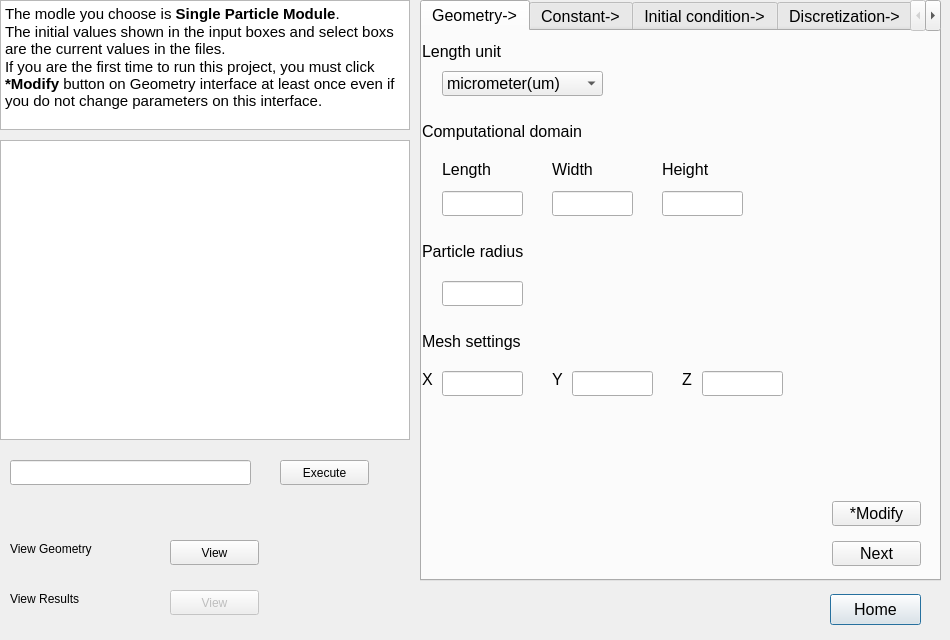
<?xml version="1.0" encoding="UTF-8"?>
<ui version="4.0">
 <class>CarbonInterface</class>
 <widget class="QDialog" name="CarbonInterface">
  <property name="geometry">
   <rect>
    <x>0</x>
    <y>0</y>
    <width>950</width>
    <height>640</height>
   </rect>
  </property>
  <property name="windowTitle">
   <string>Dialog</string>
  </property>
  <widget class="QPushButton" name="c_back_Button">
   <property name="geometry">
    <rect>
     <x>830</x>
     <y>594</y>
     <width>91</width>
     <height>31</height>
    </rect>
   </property>
   <property name="font">
    <font>
     <pointsize>12</pointsize>
    </font>
   </property>
   <property name="text">
    <string>Home</string>
   </property>
  </widget>
  <widget class="QTextBrowser" name="textBrowser">
   <property name="geometry">
    <rect>
     <x>0</x>
     <y>0</y>
     <width>410</width>
     <height>130</height>
    </rect>
   </property>
   <property name="html">
    <string>&lt;!DOCTYPE HTML PUBLIC &quot;-//W3C//DTD HTML 4.0//EN&quot; &quot;http://www.w3.org/TR/REC-html40/strict.dtd&quot;&gt;
&lt;html&gt;&lt;head&gt;&lt;meta name=&quot;qrichtext&quot; content=&quot;1&quot; /&gt;&lt;style type=&quot;text/css&quot;&gt;
p, li { white-space: pre-wrap; }
&lt;/style&gt;&lt;/head&gt;&lt;body style=&quot; font-family:'Ubuntu'; font-size:11pt; font-weight:400; font-style:normal;&quot;&gt;
&lt;p style=&quot; margin-top:0px; margin-bottom:0px; margin-left:0px; margin-right:0px; -qt-block-indent:0; text-indent:0px;&quot;&gt;The modle you choose is &lt;span style=&quot; font-weight:600;&quot;&gt;Single Particle Module&lt;/span&gt;. &lt;/p&gt;
&lt;p style=&quot; margin-top:0px; margin-bottom:0px; margin-left:0px; margin-right:0px; -qt-block-indent:0; text-indent:0px;&quot;&gt;The initial values shown in the input boxes and select boxs are the current values in the files.&lt;/p&gt;
&lt;p style=&quot; margin-top:0px; margin-bottom:0px; margin-left:0px; margin-right:0px; -qt-block-indent:0; text-indent:0px;&quot;&gt;If you are the first time to run this project, you must click &lt;span style=&quot; font-weight:600;&quot;&gt;*Modify&lt;/span&gt; button on Geometry interface at least once even if you do not change parameters on this interface. &lt;/p&gt;&lt;/body&gt;&lt;/html&gt;</string>
   </property>
  </widget>
  <widget class="QTextEdit" name="terminal_output_window">
   <property name="geometry">
    <rect>
     <x>0</x>
     <y>140</y>
     <width>410</width>
     <height>300</height>
    </rect>
   </property>
  </widget>
  <widget class="QLineEdit" name="command_input_lineEdit">
   <property name="enabled">
    <bool>true</bool>
   </property>
   <property name="geometry">
    <rect>
     <x>10</x>
     <y>460</y>
     <width>241</width>
     <height>25</height>
    </rect>
   </property>
  </widget>
  <widget class="QPushButton" name="pushButton">
   <property name="enabled">
    <bool>true</bool>
   </property>
   <property name="geometry">
    <rect>
     <x>280</x>
     <y>460</y>
     <width>89</width>
     <height>25</height>
    </rect>
   </property>
   <property name="text">
    <string>Execute</string>
   </property>
  </widget>
  <widget class="QTabWidget" name="tabWidget">
   <property name="geometry">
    <rect>
     <x>420</x>
     <y>0</y>
     <width>521</width>
     <height>581</height>
    </rect>
   </property>
   <property name="font">
    <font>
     <pointsize>12</pointsize>
    </font>
   </property>
   <property name="tabPosition">
    <enum>QTabWidget::North</enum>
   </property>
   <property name="currentIndex">
    <number>0</number>
   </property>
   <widget class="QWidget" name="tab">
    <attribute name="title">
     <string>Geometry-&gt;</string>
    </attribute>
    <widget class="QComboBox" name="unit_select_box">
     <property name="geometry">
      <rect>
       <x>20</x>
       <y>40</y>
       <width>161</width>
       <height>25</height>
      </rect>
     </property>
     <item>
      <property name="text">
       <string>micrometer(um)</string>
      </property>
     </item>
     <item>
      <property name="text">
       <string>millimeter(mm)</string>
      </property>
     </item>
     <item>
      <property name="text">
       <string>meter(m)</string>
      </property>
     </item>
    </widget>
    <widget class="QLabel" name="label">
     <property name="geometry">
      <rect>
       <x>0</x>
       <y>10</y>
       <width>171</width>
       <height>21</height>
      </rect>
     </property>
     <property name="text">
      <string>Length unit</string>
     </property>
    </widget>
    <widget class="QLabel" name="label_5">
     <property name="geometry">
      <rect>
       <x>240</x>
       <y>130</y>
       <width>91</width>
       <height>17</height>
      </rect>
     </property>
     <property name="text">
      <string>Height</string>
     </property>
    </widget>
    <widget class="QLineEdit" name="length_lineEdit">
     <property name="geometry">
      <rect>
       <x>20</x>
       <y>160</y>
       <width>81</width>
       <height>25</height>
      </rect>
     </property>
    </widget>
    <widget class="QLineEdit" name="width_lineEdit">
     <property name="geometry">
      <rect>
       <x>130</x>
       <y>160</y>
       <width>81</width>
       <height>25</height>
      </rect>
     </property>
    </widget>
    <widget class="QLabel" name="label_4">
     <property name="geometry">
      <rect>
       <x>130</x>
       <y>130</y>
       <width>81</width>
       <height>17</height>
      </rect>
     </property>
     <property name="text">
      <string>Width</string>
     </property>
    </widget>
    <widget class="QLabel" name="label_2">
     <property name="geometry">
      <rect>
       <x>0</x>
       <y>90</y>
       <width>271</width>
       <height>21</height>
      </rect>
     </property>
     <property name="text">
      <string>Computational domain</string>
     </property>
    </widget>
    <widget class="QLabel" name="label_3">
     <property name="geometry">
      <rect>
       <x>20</x>
       <y>130</y>
       <width>81</width>
       <height>17</height>
      </rect>
     </property>
     <property name="text">
      <string>Length</string>
     </property>
    </widget>
    <widget class="QLineEdit" name="height_lineEdit">
     <property name="geometry">
      <rect>
       <x>240</x>
       <y>160</y>
       <width>81</width>
       <height>25</height>
      </rect>
     </property>
    </widget>
    <widget class="QLineEdit" name="radius_lineEdit">
     <property name="geometry">
      <rect>
       <x>20</x>
       <y>250</y>
       <width>81</width>
       <height>25</height>
      </rect>
     </property>
    </widget>
    <widget class="QLabel" name="label_6">
     <property name="geometry">
      <rect>
       <x>0</x>
       <y>210</y>
       <width>141</width>
       <height>21</height>
      </rect>
     </property>
     <property name="text">
      <string>Particle radius</string>
     </property>
    </widget>
    <widget class="QLineEdit" name="z_divide_lineEdit">
     <property name="geometry">
      <rect>
       <x>280</x>
       <y>340</y>
       <width>81</width>
       <height>25</height>
      </rect>
     </property>
    </widget>
    <widget class="QLabel" name="label_8">
     <property name="geometry">
      <rect>
       <x>0</x>
       <y>340</y>
       <width>16</width>
       <height>17</height>
      </rect>
     </property>
     <property name="text">
      <string>X</string>
     </property>
    </widget>
    <widget class="QLabel" name="label_9">
     <property name="geometry">
      <rect>
       <x>130</x>
       <y>340</y>
       <width>16</width>
       <height>17</height>
      </rect>
     </property>
     <property name="text">
      <string>Y</string>
     </property>
    </widget>
    <widget class="QLabel" name="label_10">
     <property name="geometry">
      <rect>
       <x>260</x>
       <y>340</y>
       <width>16</width>
       <height>17</height>
      </rect>
     </property>
     <property name="text">
      <string>Z</string>
     </property>
    </widget>
    <widget class="QLineEdit" name="x_divide_lineEdit">
     <property name="geometry">
      <rect>
       <x>20</x>
       <y>340</y>
       <width>81</width>
       <height>25</height>
      </rect>
     </property>
    </widget>
    <widget class="QLabel" name="label_7">
     <property name="geometry">
      <rect>
       <x>0</x>
       <y>300</y>
       <width>271</width>
       <height>21</height>
      </rect>
     </property>
     <property name="text">
      <string>Mesh settings</string>
     </property>
    </widget>
    <widget class="QLineEdit" name="y_divide_lineEdit">
     <property name="geometry">
      <rect>
       <x>150</x>
       <y>340</y>
       <width>81</width>
       <height>25</height>
      </rect>
     </property>
    </widget>
    <widget class="QPushButton" name="change_geometry_button">
     <property name="geometry">
      <rect>
       <x>410</x>
       <y>470</y>
       <width>89</width>
       <height>25</height>
      </rect>
     </property>
     <property name="text">
      <string>*Modify</string>
     </property>
    </widget>
    <widget class="QPushButton" name="run_geometry_button">
     <property name="geometry">
      <rect>
       <x>410</x>
       <y>510</y>
       <width>89</width>
       <height>25</height>
      </rect>
     </property>
     <property name="text">
      <string>Next</string>
     </property>
    </widget>
   </widget>
   <widget class="QWidget" name="tab_2">
    <attribute name="title">
     <string>Constant-&gt;</string>
    </attribute>
    <widget class="QLabel" name="label_11">
     <property name="geometry">
      <rect>
       <x>20</x>
       <y>20</y>
       <width>181</width>
       <height>17</height>
      </rect>
     </property>
     <property name="font">
      <font>
       <pointsize>12</pointsize>
      </font>
     </property>
     <property name="text">
      <string>&lt;html&gt;&lt;head/&gt;&lt;body&gt;&lt;p&gt;D&lt;span style=&quot; vertical-align:sub;&quot;&gt;s&lt;/span&gt; value(m&lt;span style=&quot; vertical-align:super;&quot;&gt;2&lt;/span&gt;/s)&lt;/p&gt;&lt;/body&gt;&lt;/html&gt;</string>
     </property>
    </widget>
    <widget class="QLineEdit" name="DS_lineEdit">
     <property name="geometry">
      <rect>
       <x>20</x>
       <y>50</y>
       <width>113</width>
       <height>25</height>
      </rect>
     </property>
    </widget>
    <widget class="QLabel" name="label_12">
     <property name="geometry">
      <rect>
       <x>20</x>
       <y>90</y>
       <width>201</width>
       <height>17</height>
      </rect>
     </property>
     <property name="font">
      <font>
       <pointsize>12</pointsize>
      </font>
     </property>
     <property name="text">
      <string>&lt;html&gt;&lt;head/&gt;&lt;body&gt;&lt;p&gt;C&lt;span style=&quot; vertical-align:sub;&quot;&gt;s&lt;/span&gt; max(mol/m&lt;span style=&quot; vertical-align:super;&quot;&gt;3&lt;/span&gt;)&lt;/p&gt;&lt;/body&gt;&lt;/html&gt;</string>
     </property>
    </widget>
    <widget class="QLineEdit" name="CS_lineEdit">
     <property name="geometry">
      <rect>
       <x>20</x>
       <y>120</y>
       <width>113</width>
       <height>25</height>
      </rect>
     </property>
    </widget>
    <widget class="QLabel" name="label_13">
     <property name="geometry">
      <rect>
       <x>20</x>
       <y>160</y>
       <width>211</width>
       <height>17</height>
      </rect>
     </property>
     <property name="font">
      <font>
       <pointsize>12</pointsize>
      </font>
     </property>
     <property name="text">
      <string>&lt;html&gt;&lt;head/&gt;&lt;body&gt;&lt;p&gt;K&lt;span style=&quot; vertical-align:sub;&quot;&gt;react&lt;/span&gt;(m&lt;span style=&quot; vertical-align:super;&quot;&gt;2.5&lt;/span&gt;/(mol&lt;span style=&quot; vertical-align:super;&quot;&gt;0.5&lt;/span&gt;s))&lt;/p&gt;&lt;/body&gt;&lt;/html&gt;</string>
     </property>
    </widget>
    <widget class="QLineEdit" name="KReact_lineEdit">
     <property name="geometry">
      <rect>
       <x>20</x>
       <y>190</y>
       <width>113</width>
       <height>25</height>
      </rect>
     </property>
    </widget>
    <widget class="QLabel" name="label_14">
     <property name="geometry">
      <rect>
       <x>20</x>
       <y>230</y>
       <width>131</width>
       <height>17</height>
      </rect>
     </property>
     <property name="font">
      <font>
       <pointsize>12</pointsize>
      </font>
     </property>
     <property name="text">
      <string>R(J/(mol*K))</string>
     </property>
    </widget>
    <widget class="QLabel" name="label_15">
     <property name="geometry">
      <rect>
       <x>20</x>
       <y>300</y>
       <width>111</width>
       <height>17</height>
      </rect>
     </property>
     <property name="font">
      <font>
       <pointsize>12</pointsize>
      </font>
     </property>
     <property name="text">
      <string>F(C/mol)</string>
     </property>
    </widget>
    <widget class="QLabel" name="label_16">
     <property name="geometry">
      <rect>
       <x>20</x>
       <y>370</y>
       <width>111</width>
       <height>17</height>
      </rect>
     </property>
     <property name="font">
      <font>
       <pointsize>12</pointsize>
      </font>
     </property>
     <property name="text">
      <string>&lt;html&gt;&lt;head/&gt;&lt;body&gt;&lt;p&gt;C&lt;span style=&quot; vertical-align:sub;&quot;&gt;e&lt;/span&gt;(mol/m&lt;span style=&quot; vertical-align:super;&quot;&gt;3&lt;/span&gt;)&lt;/p&gt;&lt;/body&gt;&lt;/html&gt;</string>
     </property>
    </widget>
    <widget class="QLineEdit" name="R_lineEdit">
     <property name="geometry">
      <rect>
       <x>20</x>
       <y>260</y>
       <width>113</width>
       <height>25</height>
      </rect>
     </property>
    </widget>
    <widget class="QLineEdit" name="Ce_lineEdit">
     <property name="geometry">
      <rect>
       <x>20</x>
       <y>400</y>
       <width>113</width>
       <height>25</height>
      </rect>
     </property>
    </widget>
    <widget class="QLineEdit" name="F_lineEdit">
     <property name="geometry">
      <rect>
       <x>20</x>
       <y>330</y>
       <width>113</width>
       <height>25</height>
      </rect>
     </property>
    </widget>
    <widget class="QLabel" name="label_17">
     <property name="geometry">
      <rect>
       <x>270</x>
       <y>20</y>
       <width>101</width>
       <height>17</height>
      </rect>
     </property>
     <property name="font">
      <font>
       <pointsize>12</pointsize>
      </font>
     </property>
     <property name="text">
      <string>&lt;html&gt;&lt;head/&gt;&lt;body&gt;&lt;p&gt;alpha&lt;span style=&quot; vertical-align:sub;&quot;&gt;A&lt;/span&gt;&lt;/p&gt;&lt;/body&gt;&lt;/html&gt;</string>
     </property>
    </widget>
    <widget class="QLabel" name="label_18">
     <property name="geometry">
      <rect>
       <x>270</x>
       <y>90</y>
       <width>91</width>
       <height>17</height>
      </rect>
     </property>
     <property name="font">
      <font>
       <pointsize>12</pointsize>
      </font>
     </property>
     <property name="text">
      <string>alpha&lt;sub&gt;C&lt;/sub&gt;</string>
     </property>
    </widget>
    <widget class="QLabel" name="label_19">
     <property name="geometry">
      <rect>
       <x>270</x>
       <y>160</y>
       <width>101</width>
       <height>16</height>
      </rect>
     </property>
     <property name="font">
      <font>
       <pointsize>12</pointsize>
      </font>
     </property>
     <property name="text">
      <string>T(K)</string>
     </property>
    </widget>
    <widget class="QLabel" name="label_20">
     <property name="geometry">
      <rect>
       <x>270</x>
       <y>230</y>
       <width>111</width>
       <height>21</height>
      </rect>
     </property>
     <property name="font">
      <font>
       <pointsize>12</pointsize>
      </font>
     </property>
     <property name="text">
      <string>&lt;html&gt;&lt;head/&gt;&lt;body&gt;&lt;p&gt;I&lt;span style=&quot; vertical-align:sub;&quot;&gt;app&lt;/span&gt;(A/m&lt;span style=&quot; vertical-align:super;&quot;&gt;2&lt;/span&gt;)&lt;/p&gt;&lt;/body&gt;&lt;/html&gt;</string>
     </property>
    </widget>
    <widget class="QRadioButton" name="select_charge">
     <property name="geometry">
      <rect>
       <x>270</x>
       <y>260</y>
       <width>112</width>
       <height>23</height>
      </rect>
     </property>
     <property name="text">
      <string>Charge</string>
     </property>
    </widget>
    <widget class="QRadioButton" name="select_discharge">
     <property name="geometry">
      <rect>
       <x>270</x>
       <y>290</y>
       <width>112</width>
       <height>23</height>
      </rect>
     </property>
     <property name="text">
      <string>Discharge</string>
     </property>
    </widget>
    <widget class="QLineEdit" name="Temp_lineEdit">
     <property name="geometry">
      <rect>
       <x>270</x>
       <y>190</y>
       <width>113</width>
       <height>25</height>
      </rect>
     </property>
    </widget>
    <widget class="QLineEdit" name="I_lineEdit">
     <property name="geometry">
      <rect>
       <x>270</x>
       <y>320</y>
       <width>113</width>
       <height>25</height>
      </rect>
     </property>
    </widget>
    <widget class="QLineEdit" name="alphaC_lineEdit">
     <property name="geometry">
      <rect>
       <x>270</x>
       <y>120</y>
       <width>113</width>
       <height>25</height>
      </rect>
     </property>
    </widget>
    <widget class="QLineEdit" name="alphaA_lineEdit">
     <property name="geometry">
      <rect>
       <x>270</x>
       <y>50</y>
       <width>113</width>
       <height>25</height>
      </rect>
     </property>
    </widget>
    <widget class="QPushButton" name="change_constant_button">
     <property name="geometry">
      <rect>
       <x>410</x>
       <y>470</y>
       <width>89</width>
       <height>25</height>
      </rect>
     </property>
     <property name="text">
      <string>Modify</string>
     </property>
    </widget>
    <widget class="QPushButton" name="run_constant_button">
     <property name="geometry">
      <rect>
       <x>410</x>
       <y>510</y>
       <width>89</width>
       <height>25</height>
      </rect>
     </property>
     <property name="text">
      <string>Next</string>
     </property>
    </widget>
    <widget class="QPushButton" name="help_constant_button">
     <property name="geometry">
      <rect>
       <x>410</x>
       <y>430</y>
       <width>89</width>
       <height>25</height>
      </rect>
     </property>
     <property name="text">
      <string>Help</string>
     </property>
    </widget>
    <widget class="QGroupBox" name="groupBox">
     <property name="geometry">
      <rect>
       <x>270</x>
       <y>360</y>
       <width>121</width>
       <height>101</height>
      </rect>
     </property>
     <property name="title">
      <string>Material</string>
     </property>
     <widget class="QRadioButton" name="select_carbon">
      <property name="geometry">
       <rect>
        <x>10</x>
        <y>30</y>
        <width>112</width>
        <height>23</height>
       </rect>
      </property>
      <property name="text">
       <string>Graphite</string>
      </property>
     </widget>
     <widget class="QRadioButton" name="select_silicon">
      <property name="geometry">
       <rect>
        <x>10</x>
        <y>70</y>
        <width>112</width>
        <height>23</height>
       </rect>
      </property>
      <property name="text">
       <string>Silicon</string>
      </property>
     </widget>
    </widget>
   </widget>
   <widget class="QWidget" name="tab_3">
    <attribute name="title">
     <string>Initial condition-&gt;</string>
    </attribute>
    <widget class="QLabel" name="label_21">
     <property name="geometry">
      <rect>
       <x>20</x>
       <y>20</y>
       <width>401</width>
       <height>17</height>
      </rect>
     </property>
     <property name="font">
      <font>
       <pointsize>12</pointsize>
      </font>
     </property>
     <property name="text">
      <string>&lt;html&gt;&lt;head/&gt;&lt;body&gt;&lt;p&gt;Initial electrode Li concentration(mol/m&lt;span style=&quot; vertical-align:super;&quot;&gt;3&lt;/span&gt;)&lt;/p&gt;&lt;/body&gt;&lt;/html&gt;</string>
     </property>
    </widget>
    <widget class="QLineEdit" name="initial_cs_lineEdit">
     <property name="geometry">
      <rect>
       <x>20</x>
       <y>50</y>
       <width>113</width>
       <height>25</height>
      </rect>
     </property>
    </widget>
    <widget class="QPushButton" name="change_boundary_button">
     <property name="geometry">
      <rect>
       <x>410</x>
       <y>470</y>
       <width>89</width>
       <height>25</height>
      </rect>
     </property>
     <property name="text">
      <string>Modify</string>
     </property>
    </widget>
    <widget class="QPushButton" name="run_boundary_button">
     <property name="geometry">
      <rect>
       <x>410</x>
       <y>510</y>
       <width>89</width>
       <height>25</height>
      </rect>
     </property>
     <property name="text">
      <string>Next</string>
     </property>
    </widget>
   </widget>
   <widget class="QWidget" name="tab_4">
    <attribute name="title">
     <string>Discretization-&gt;</string>
    </attribute>
    <widget class="QPushButton" name="change_function_button">
     <property name="geometry">
      <rect>
       <x>410</x>
       <y>470</y>
       <width>89</width>
       <height>25</height>
      </rect>
     </property>
     <property name="text">
      <string>Modify</string>
     </property>
    </widget>
    <widget class="QPushButton" name="run_function_button">
     <property name="geometry">
      <rect>
       <x>410</x>
       <y>510</y>
       <width>89</width>
       <height>25</height>
      </rect>
     </property>
     <property name="text">
      <string>Next</string>
     </property>
    </widget>
    <widget class="QLabel" name="label_22">
     <property name="geometry">
      <rect>
       <x>20</x>
       <y>20</y>
       <width>171</width>
       <height>17</height>
      </rect>
     </property>
     <property name="font">
      <font>
       <pointsize>12</pointsize>
      </font>
     </property>
     <property name="text">
      <string>Time derivative ddt</string>
     </property>
    </widget>
    <widget class="QLabel" name="label_23">
     <property name="geometry">
      <rect>
       <x>20</x>
       <y>110</y>
       <width>111</width>
       <height>17</height>
      </rect>
     </property>
     <property name="font">
      <font>
       <pointsize>12</pointsize>
      </font>
     </property>
     <property name="text">
      <string>Gardient</string>
     </property>
    </widget>
    <widget class="QLabel" name="label_24">
     <property name="geometry">
      <rect>
       <x>20</x>
       <y>200</y>
       <width>141</width>
       <height>17</height>
      </rect>
     </property>
     <property name="font">
      <font>
       <pointsize>12</pointsize>
      </font>
     </property>
     <property name="text">
      <string>Divergence</string>
     </property>
    </widget>
    <widget class="QLabel" name="label_25">
     <property name="geometry">
      <rect>
       <x>20</x>
       <y>290</y>
       <width>141</width>
       <height>17</height>
      </rect>
     </property>
     <property name="font">
      <font>
       <pointsize>12</pointsize>
      </font>
     </property>
     <property name="text">
      <string>Laplacian</string>
     </property>
    </widget>
    <widget class="QLabel" name="label_26">
     <property name="geometry">
      <rect>
       <x>20</x>
       <y>380</y>
       <width>171</width>
       <height>17</height>
      </rect>
     </property>
     <property name="text">
      <string>Interpolation</string>
     </property>
    </widget>
    <widget class="QComboBox" name="interpolation_comboBox">
     <property name="geometry">
      <rect>
       <x>20</x>
       <y>410</y>
       <width>231</width>
       <height>25</height>
      </rect>
     </property>
     <item>
      <property name="text">
       <string>linear</string>
      </property>
     </item>
     <item>
      <property name="text">
       <string>cubic</string>
      </property>
     </item>
     <item>
      <property name="text">
       <string>none</string>
      </property>
     </item>
    </widget>
    <widget class="QComboBox" name="laplacian_comboBox">
     <property name="geometry">
      <rect>
       <x>20</x>
       <y>320</y>
       <width>231</width>
       <height>25</height>
      </rect>
     </property>
     <item>
      <property name="text">
       <string>Gauss linear uncorrected</string>
      </property>
     </item>
     <item>
      <property name="text">
       <string>Gauss linear corrected</string>
      </property>
     </item>
     <item>
      <property name="text">
       <string>Gauss linear orthogonal</string>
      </property>
     </item>
     <item>
      <property name="text">
       <string>none</string>
      </property>
     </item>
    </widget>
    <widget class="QComboBox" name="gardient_comboBox">
     <property name="geometry">
      <rect>
       <x>20</x>
       <y>140</y>
       <width>231</width>
       <height>25</height>
      </rect>
     </property>
     <item>
      <property name="text">
       <string>Gauss linear</string>
      </property>
     </item>
     <item>
      <property name="text">
       <string>Gauss cubic</string>
      </property>
     </item>
     <item>
      <property name="text">
       <string>leastSquares</string>
      </property>
     </item>
     <item>
      <property name="text">
       <string>none</string>
      </property>
     </item>
    </widget>
    <widget class="QComboBox" name="derivative_comboBox">
     <property name="geometry">
      <rect>
       <x>20</x>
       <y>50</y>
       <width>231</width>
       <height>25</height>
      </rect>
     </property>
     <item>
      <property name="text">
       <string>Euler</string>
      </property>
     </item>
     <item>
      <property name="text">
       <string>backward</string>
      </property>
     </item>
     <item>
      <property name="text">
       <string>localEuler</string>
      </property>
     </item>
     <item>
      <property name="text">
       <string>steadyState</string>
      </property>
     </item>
     <item>
      <property name="text">
       <string>none</string>
      </property>
     </item>
    </widget>
    <widget class="QComboBox" name="divergence_comboBox">
     <property name="geometry">
      <rect>
       <x>20</x>
       <y>230</y>
       <width>231</width>
       <height>25</height>
      </rect>
     </property>
     <item>
      <property name="text">
       <string>bounded Gauss upwind</string>
      </property>
     </item>
     <item>
      <property name="text">
       <string>none</string>
      </property>
     </item>
    </widget>
   </widget>
   <widget class="QWidget" name="tab_5">
    <attribute name="title">
     <string>Control</string>
    </attribute>
    <widget class="QLabel" name="label_27">
     <property name="geometry">
      <rect>
       <x>30</x>
       <y>20</y>
       <width>101</width>
       <height>17</height>
      </rect>
     </property>
     <property name="text">
      <string>Tolerance</string>
     </property>
    </widget>
    <widget class="QLineEdit" name="tolerance_lineEdit">
     <property name="geometry">
      <rect>
       <x>30</x>
       <y>50</y>
       <width>113</width>
       <height>25</height>
      </rect>
     </property>
    </widget>
    <widget class="QPushButton" name="change_control_button">
     <property name="geometry">
      <rect>
       <x>388</x>
       <y>440</y>
       <width>111</width>
       <height>25</height>
      </rect>
     </property>
     <property name="text">
      <string>Modify</string>
     </property>
    </widget>
    <widget class="QLabel" name="label_28">
     <property name="geometry">
      <rect>
       <x>240</x>
       <y>20</y>
       <width>111</width>
       <height>17</height>
      </rect>
     </property>
     <property name="text">
      <string>Endtime(s)</string>
     </property>
    </widget>
    <widget class="QLineEdit" name="endtime_lineEdit">
     <property name="geometry">
      <rect>
       <x>240</x>
       <y>50</y>
       <width>113</width>
       <height>25</height>
      </rect>
     </property>
    </widget>
    <widget class="QLabel" name="label_29">
     <property name="geometry">
      <rect>
       <x>240</x>
       <y>100</y>
       <width>131</width>
       <height>17</height>
      </rect>
     </property>
     <property name="text">
      <string>Timestep(s)</string>
     </property>
    </widget>
    <widget class="QLineEdit" name="timestep_lineEdit">
     <property name="geometry">
      <rect>
       <x>240</x>
       <y>130</y>
       <width>113</width>
       <height>25</height>
      </rect>
     </property>
    </widget>
    <widget class="QLabel" name="label_30">
     <property name="geometry">
      <rect>
       <x>240</x>
       <y>180</y>
       <width>261</width>
       <height>17</height>
      </rect>
     </property>
     <property name="text">
      <string>Write interval(No. of timesteps)</string>
     </property>
    </widget>
    <widget class="QLineEdit" name="interval_lineEdit">
     <property name="geometry">
      <rect>
       <x>240</x>
       <y>210</y>
       <width>113</width>
       <height>25</height>
      </rect>
     </property>
    </widget>
    <widget class="QPushButton" name="run_button">
     <property name="geometry">
      <rect>
       <x>388</x>
       <y>480</y>
       <width>111</width>
       <height>25</height>
      </rect>
     </property>
     <property name="text">
      <string>Run/Resume</string>
     </property>
    </widget>
    <widget class="QPushButton" name="pause_run_button">
     <property name="geometry">
      <rect>
       <x>388</x>
       <y>520</y>
       <width>111</width>
       <height>25</height>
      </rect>
     </property>
     <property name="text">
      <string>Pause</string>
     </property>
    </widget>
   </widget>
  </widget>
  <widget class="QLabel" name="label_32">
   <property name="geometry">
    <rect>
     <x>10</x>
     <y>540</y>
     <width>151</width>
     <height>17</height>
    </rect>
   </property>
   <property name="text">
    <string>View Geometry</string>
   </property>
  </widget>
  <widget class="QPushButton" name="open_paraview_Button">
   <property name="geometry">
    <rect>
     <x>170</x>
     <y>540</y>
     <width>89</width>
     <height>25</height>
    </rect>
   </property>
   <property name="text">
    <string>View</string>
   </property>
  </widget>
  <widget class="QPushButton" name="view_result_button">
   <property name="enabled">
    <bool>false</bool>
   </property>
   <property name="geometry">
    <rect>
     <x>170</x>
     <y>590</y>
     <width>89</width>
     <height>25</height>
    </rect>
   </property>
   <property name="text">
    <string>View</string>
   </property>
  </widget>
  <widget class="QLabel" name="label_33">
   <property name="geometry">
    <rect>
     <x>10</x>
     <y>590</y>
     <width>141</width>
     <height>17</height>
    </rect>
   </property>
   <property name="text">
    <string>View Results</string>
   </property>
  </widget>
 </widget>
 <resources/>
 <connections/>
</ui>
